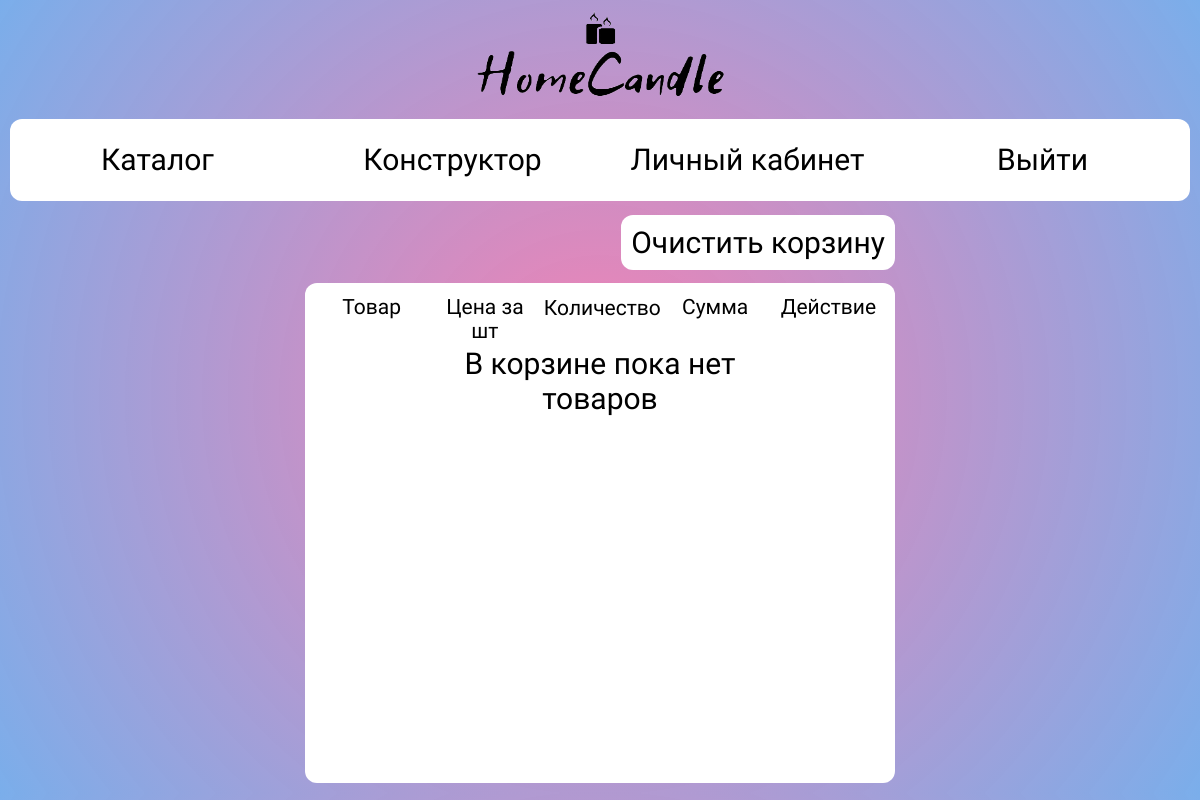
The page /view/cart.php (signed in) on the database as committed earlier.
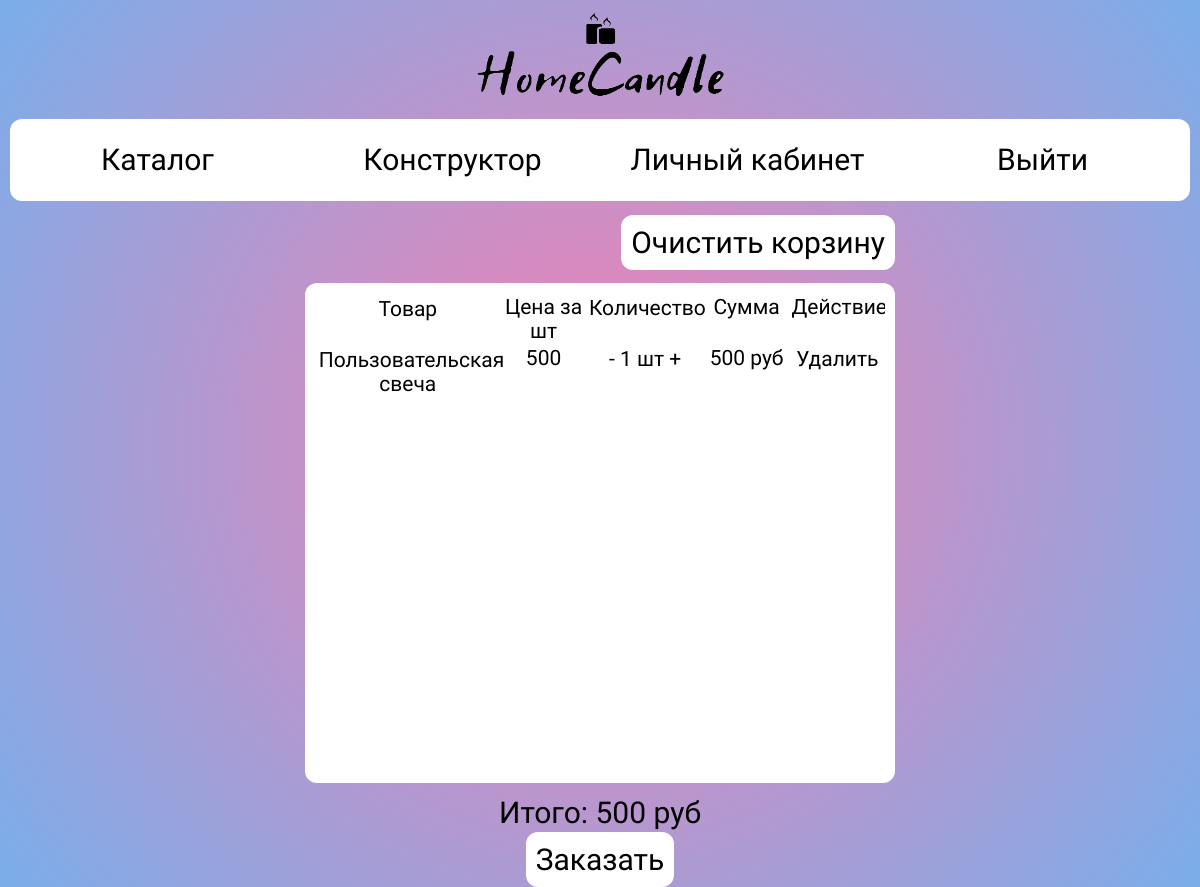
The same page on the database as committed later.
### tables this page shows
CREATE TABLE `cart` (
  `id_orders` int(11) NOT NULL,
  `id_candle` int(11) NOT NULL,
  `quantity` int(5) NOT NULL,
  `id_user` int(11) NOT NULL,
  `date` datetime NOT NULL,
  `id_order_user` int(11) NOT NULL,
  `status_order` varchar(30) NOT NULL,
  `cost_order` int(5) DEFAULT NULL
);

CREATE TABLE `candle_name` (
  `id_name_candle` int(11) NOT NULL,
  `name_candle` varchar(30) NOT NULL
);

CREATE TABLE `candle_size_price` (
  `id_size_price` int(11) NOT NULL,
  `size_candle` varchar(30) NOT NULL,
  `price_size` int(5) NOT NULL
);

### view/cart.php (the view, shortened to what this page needs)
<?php
require_once "../back/connection.php";
$id_user = $_SESSION['id_user'];
    $query_session = "SELECT `session_order` FROM `users` WHERE `id_user` = $id_user;";
    $result_session = mysqli_query($link, $query_session);
    $session_data = mysqli_fetch_row($result_session);
    $sess = $session_data[0];
    $id_order_user = $sess;
?>
<!DOCTYPE html>
<html lang="en">
<head>
    <link rel="stylesheet" href="../css/cart.css">
</head>
<body>
<div class="logo">
    <img src="../img/logo.png" width= "270px" height= "90px">
    </div>
<header>
    <a href="catalogue.php"> Каталог </a>
    <a href="construct.php"> Конструктор </a>
    <a href="account.php"> Личный кабинет </a>
    <a href="../back/logout.php"> Выйти </a>
</header>
    <nav>
        <p><a href="../back/clear-cart.php?idOrd=<?= $id_order_user;?>">Очистить корзину</a></p>
    </nav>
<div class="container">
    <div class="content">
            <p>Товар</p>
            <p>Цена за шт</p>
            <p>Количество</p>
            <p>Сумма</p>
            <p>Действие</p>
    <?php
        $query_orders = "
        SELECT cart.id_candle, id_order_user, name_candle, quantity, price_size, quantity * price_size, status_order
        FROM cart, candles, candle_size_price, candle_name
        WHERE id_order_user = $id_order_user
        AND id_user = $id_user AND status_order = 'cart'
        AND cart.id_candle = candles.id_candle
        AND candles.id_size_candle = candle_size_price.id_size_price
        AND candles.id_name_candle = candle_name.id_name_candle;";
        $result = mysqli_query($link, $query_orders);
        $row = mysqli_num_rows($result);
        if($row <= 0){
            echo "<span> В корзине пока нет товаров</span>";
        }
        else{
        $cost = 0;
        while ($row_data = mysqli_fetch_assoc($result)) {
            $cost += $row_data['quantity * price_size'];
        ?>
            <p><?= $row_data['name_candle'];?></p>
            <p><?= $row_data['price_size'];?></p>
            <p>
                <a href="../back/minus_quantity.php?idCandle=<?= $row_data['id_candle'];?>&idOrder=<?= $row_data['id_order_user'];?>&quantity=<?= $row_data['quantity'];?>">-</a>
                <?= $row_data['quantity'];?> шт
                <a href="../back/plus_quantity.php?idCandle=<?= $row_data['id_candle'];?>&idOrder=<?= $row_data['id_order_user'];?>&quantity=<?= $row_data['quantity'];?>">+</a>
            </p>
            <p><?= $row_data['quantity * price_size'];?> руб</p>
            <p><a href="../back/del-candle-from-cart.php?idOrder=<?= $row_data['id_order_user'];?>&idCandle=<?= $row_data['id_candle'];?>"><span class='del'>Удалить</span></a></p>
        <?
        }
            ?>
     <?
        }
        ?>
    </div>
</div>
<footer>
<?php
if($row > 0){
?>
<p class="cost">Итого:<span> <?= $cost;?></span> руб </p>
<p><a href="../back/add_to_order.php" class>Заказать</a></p>
<?php
}
?>
</footer>
</body>
</html>

### css/cart.css (style rules this page uses)
* { margin: 0; padding: 0; box-sizing: border-box; }
body { background: rgb(244,128,178); background: radial-gradient(circle, rgba(244,128,178,1) 0%, rgba(106,164,232,0.8883928571428571) 100%); padding: 10px; font-family: 'Comic Neue', cursive; font-size: 30px; }
.logo { width: 100%; text-align: center; }
header { width: 100%; max-width: 1280px; background: white; border-radius: 12px; margin: 1% auto; display: flex; flex-direction: row; }
header a { width: 50%; padding: 2% 2%; text-decoration: none; display: flex; align-items: center; justify-content: center; font-size: 1em; color: black; }
.container { height: 500px; width: 50%; max-width: 1280px; margin: 0 auto; padding: 10px; border-radius: 12px; background-color: white; display: flex; flex-direction: column; justify-content: space-between; }
span { grid-column-start: 2; grid-column-end: 5; grid-row-start: 2; grid-row-end: 2; }
.content { width: 100%; border-radius: 12px; background-color: white; overflow-y: scroll; text-align: center; overflow-y: scroll; display: grid; grid-template-columns: 1fr 1fr 1fr 1fr 1fr; }
.content p { margin: 2%; font-size: .7em; }
a { color: black; text-decoration: none; }
.cost { font-size: 1em; text-align: center; }
nav { width: 50%; max-width: 1280px; margin: 2% auto; display: flex; flex-direction: row; justify-content: flex-end; }
nav a, footer a { background: white; border-radius: 12px; padding: 10px; text-decoration: none; font-size: 1em; color: black; }
footer p { text-align: center; margin-top: 1%; }

Rows that differ between the two databases and show on the page:
added cart: candle_name.name_candle "Пользовательская свеча", candle_size_price.price_size "500", quantity "1", quantity "500"
Other text that changed with them:
$cost: (not shown) → "500"
text no longer shown: "В корзине пока нет товаров"
text now shown: "Итого: руб Заказать"
